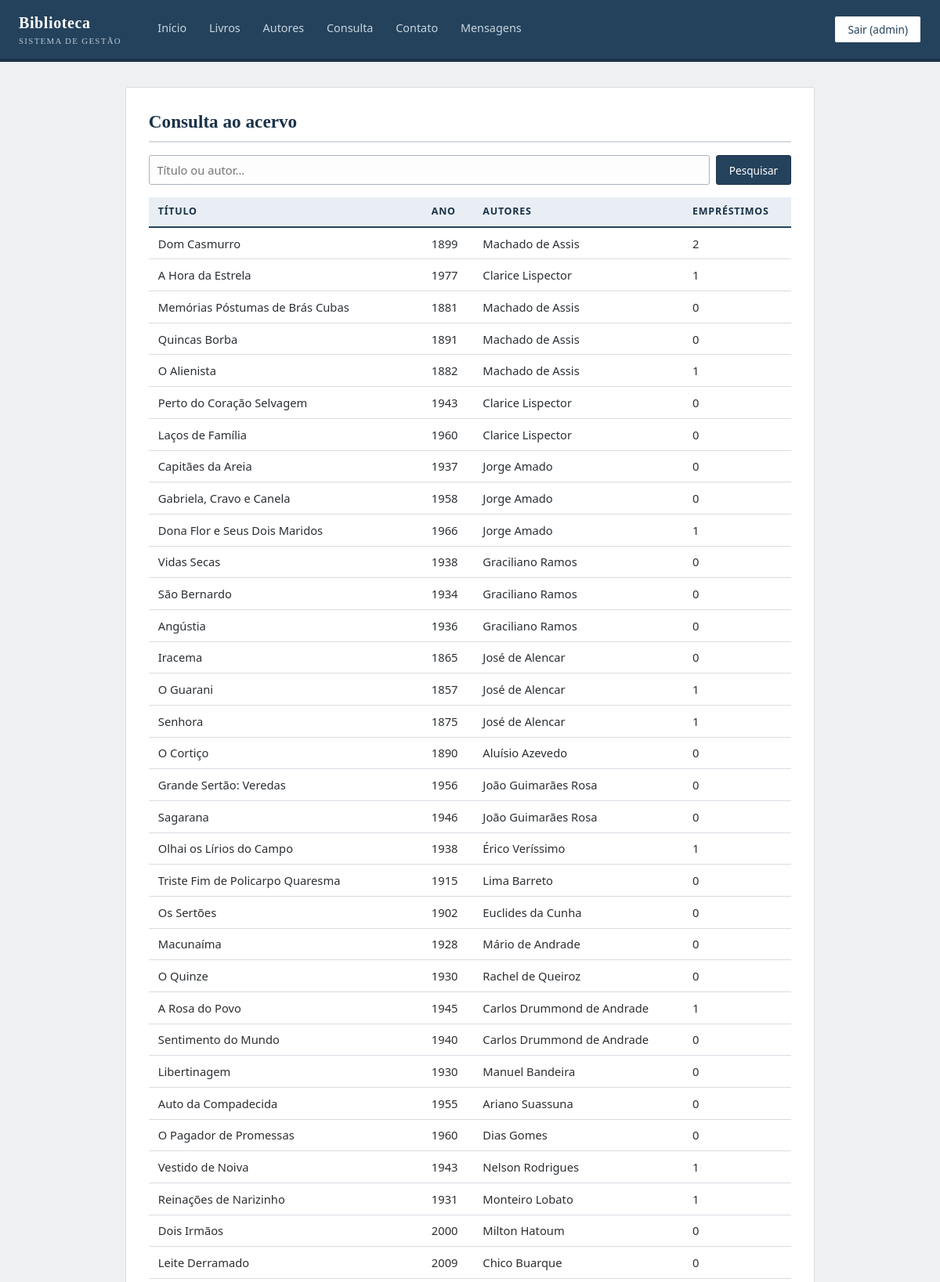
Page /consulta/ (signed in, upper part) on the committed database.
### core/models.py (models this page shows, shortened)
class Livro(models.Model):
    titulo = models.CharField(max_length=100)
    ano = models.PositiveIntegerField()
    autores = models.ManyToManyField(Autor, related_name="livros", blank=True)

class Autor(models.Model):
    nome = models.CharField(max_length=100)
    class Meta:
        verbose_name_plural = "Autores"
    def __str__(self):
        return self.nome

### core/views.py (the view)
# urls.py: path("consulta/", views.consulta, name="consulta"),
@login_required
def consulta(request):
    q = request.GET.get("q", "").strip()
    resultados = Livro.objects.prefetch_related("autores")
    if q:
        resultados = resultados.filter(Q(titulo__icontains=q) | Q(autores__nome__icontains=q)).distinct()
    return render(request, "core/consulta.html", {"q": q, "resultados": resultados})

### core/templates/core/consulta.html (shortened to what this page needs)
{% extends "core/base.html" %}
{% block content %}
<div class="card">
  <h1 style="margin-bottom:1rem">Consulta ao acervo</h1>
  <form method="get" style="display:flex;gap:.5rem;margin-bottom:1rem">
    <input type="text" name="q" value="{{ q }}" placeholder="Título ou autor...">
    <button class="btn" type="submit">Pesquisar</button>
  </form>
  <table>
    <tr><th>Título</th><th>Ano</th><th>Autores</th><th>Empréstimos</th></tr>
    {% for livro in resultados %}
    <tr>
      <td>{{ livro.titulo }}</td>
      <td>{{ livro.ano }}</td>
      <td>{{ livro.autores.all|join:", " }}</td>
      <td>{{ livro.emprestimos.count }}</td>
    </tr>
    {% empty %}
    <tr><td colspan="4">Nenhum resultado{% if q %} para "{{ q }}"{% endif %}.</td></tr>
    {% endfor %}
  </table>
</div>
{% endblock %}

### core/templates/core/base.html (shortened to what this page needs)
<!doctype html>
<html lang="pt-br">
<head>
</head>
<body>
<header>
  <span class="brand">Biblioteca<small>Sistema de Gestão</small></span>
  <nav>
    {% if user.is_authenticated %}
      <a href="{% url 'home' %}">Início</a>
      <a href="{% url 'livro_list' %}">Livros</a>
      <a href="{% url 'autor_list' %}">Autores</a>
      <a href="{% url 'consulta' %}">Consulta</a>
      <a href="{% url 'contato' %}">Contato</a>
      {% if user.is_staff %}<a href="{% url 'mensagens' %}">Mensagens</a>{% endif %}
    {% endif %}
  </nav>
  {% if user.is_authenticated %}
    <form action="{% url 'logout' %}" method="post" class="sair">{% csrf_token %}
      <button class="btn secondary" type="submit">Sair ({{ user.username }})</button>
    </form>
  {% endif %}
</header>
<main>
  {% block content %}{% endblock %}
</main>
</body>
</html>

### core/templates/core/base.html (style rules this page uses)
:root { --azul: #24425c; --azul-escuro: #1a3247; --azul-claro: #e8eef4; --cinza: #5c6670; --borda: #d8dde3; --vermelho: #9c3a3a; --fundo: #eef0f2; }
* { box-sizing: border-box; margin: 0; }
body { font-family: Georgia, "Times New Roman", serif; background: var(--fundo); color: #2b2f33; line-height: 1.5; }
header { background: var(--azul); border-bottom: 4px solid var(--azul-escuro); color: #fff; padding: 0 1.5rem; display: flex; align-items: stretch; gap: 2rem; flex-wrap: wrap; }
header .brand { font-size: 1.25rem; font-weight: 700; letter-spacing: .03em; padding: .9rem 0; }
header .brand small { display: block; font-size: .68rem; font-weight: 400; letter-spacing: .12em; text-transform: uppercase; color: #b9c8d6; }
nav { display: flex; align-items: stretch; }
nav a { color: #c9d5e0; text-decoration: none; padding: 0 .9rem; display: flex; align-items: center; font-family: system-ui, sans-serif; font-size: .9rem; border-bottom: 3px solid transparent; }
.sair { margin-left: auto; align-self: center; }
main { max-width: 920px; margin: 2rem auto 3rem; padding: 0 1.25rem; }
h1 { font-size: 1.45rem; font-weight: 700; color: var(--azul-escuro); border-bottom: 2px solid var(--borda); padding-bottom: .5rem; margin-bottom: 1.2rem; }
.card { background: #fff; border: 1px solid var(--borda); border-radius: 3px; padding: 1.6rem 1.8rem; margin-bottom: 1.2rem; }
table { width: 100%; border-collapse: collapse; font-family: system-ui, sans-serif; font-size: .92rem; }
th, td { text-align: left; padding: .55rem .75rem; border-bottom: 1px solid var(--borda); }
th { background: var(--azul-claro); color: var(--azul-escuro); font-size: .78rem; text-transform: uppercase; letter-spacing: .06em; border-bottom: 2px solid var(--azul); }
.btn { display: inline-block; background: var(--azul); color: #fff; border: 1px solid var(--azul-escuro); border-radius: 3px; padding: .45rem 1rem; text-decoration: none; cursor: pointer; font-family: system-ui, sans-serif; font-size: .85rem; }
.btn.secondary { background: #fff; color: var(--azul); border-color: var(--azul); }
input, select, textarea { width: 100%; padding: .5rem .6rem; border: 1px solid #aab3bc; border-radius: 3px; font-family: system-ui, sans-serif; font-size: .92rem; background: #fdfdfd; }

### rows in the picture
Livro: titulo "Dom Casmurro", ano "1899", autores.all "Machado de Assis", emprestimos.count "2"
Livro: titulo "A Hora da Estrela", ano "1977", autores.all "Clarice Lispector", emprestimos.count "1"
Livro: titulo "Memórias Póstumas de Brás Cubas", ano "1881", autores.all "Machado de Assis", emprestimos.count "0"
Livro: titulo "Quincas Borba", ano "1891", autores.all "Machado de Assis", emprestimos.count "0"
Livro: titulo "O Alienista", ano "1882", autores.all "Machado de Assis", emprestimos.count "1"
Livro: titulo "Perto do Coração Selvagem", ano "1943", autores.all "Clarice Lispector", emprestimos.count "0"
Livro: titulo "Laços de Família", ano "1960", autores.all "Clarice Lispector", emprestimos.count "0"
Livro: titulo "Capitães da Areia", ano "1937", autores.all "Jorge Amado", emprestimos.count "0"
Livro: titulo "Gabriela, Cravo e Canela", ano "1958", autores.all "Jorge Amado", emprestimos.count "0"
Livro: titulo "Dona Flor e Seus Dois Maridos", ano "1966", autores.all "Jorge Amado", emprestimos.count "1"
Livro: titulo "Vidas Secas", ano "1938", autores.all "Graciliano Ramos", emprestimos.count "0"
Livro: titulo "São Bernardo", ano "1934", autores.all "Graciliano Ramos", emprestimos.count "0"
Livro: titulo "Angústia", ano "1936", autores.all "Graciliano Ramos", emprestimos.count "0"
Livro: titulo "Iracema", ano "1865", autores.all "José de Alencar", emprestimos.count "0"
Livro: titulo "O Guarani", ano "1857", autores.all "José de Alencar", emprestimos.count "1"
Livro: titulo "Senhora", ano "1875", autores.all "José de Alencar", emprestimos.count "1"
Livro: titulo "O Cortiço", ano "1890", autores.all "Aluísio Azevedo", emprestimos.count "0"
Livro: titulo "Grande Sertão: Veredas", ano "1956", autores.all "João Guimarães Rosa", emprestimos.count "0"
Livro: titulo "Sagarana", ano "1946", autores.all "João Guimarães Rosa", emprestimos.count "0"
Livro: titulo "Olhai os Lírios do Campo", ano "1938", autores.all "Érico Veríssimo", emprestimos.count "1"
Livro: titulo "Triste Fim de Policarpo Quaresma", ano "1915", autores.all "Lima Barreto", emprestimos.count "0"
Livro: titulo "Os Sertões", ano "1902", autores.all "Euclides da Cunha", emprestimos.count "0"
Livro: titulo "Macunaíma", ano "1928", autores.all "Mário de Andrade", emprestimos.count "0"
Livro: titulo "O Quinze", ano "1930", autores.all "Rachel de Queiroz", emprestimos.count "0"
Livro: titulo "A Rosa do Povo", ano "1945", autores.all "Carlos Drummond de Andrade", emprestimos.count "1"
Livro: titulo "Sentimento do Mundo", ano "1940", autores.all "Carlos Drummond de Andrade", emprestimos.count "0"
Livro: titulo "Libertinagem", ano "1930", autores.all "Manuel Bandeira", emprestimos.count "0"
Livro: titulo "Auto da Compadecida", ano "1955", autores.all "Ariano Suassuna", emprestimos.count "0"
Livro: titulo "O Pagador de Promessas", ano "1960", autores.all "Dias Gomes", emprestimos.count "0"
Livro: titulo "Vestido de Noiva", ano "1943", autores.all "Nelson Rodrigues", emprestimos.count "1"
Livro: titulo "Reinações de Narizinho", ano "1931", autores.all "Monteiro Lobato", emprestimos.count "1"
Livro: titulo "Dois Irmãos", ano "2000", autores.all "Milton Hatoum", emprestimos.count "0"
Livro: titulo "Leite Derramado", ano "2009", autores.all "Chico Buarque", emprestimos.count "0"

### other values in the picture
{{ user.username }} "admin"
